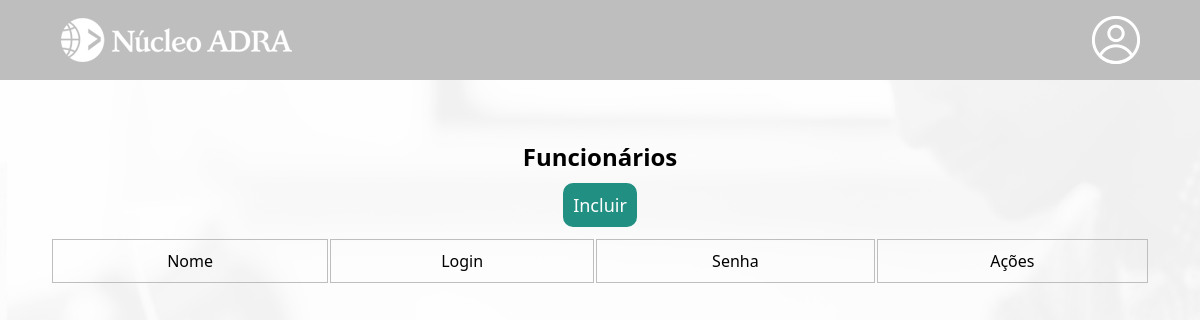
Before: /institucional/funcionario/index.php with the older database file.
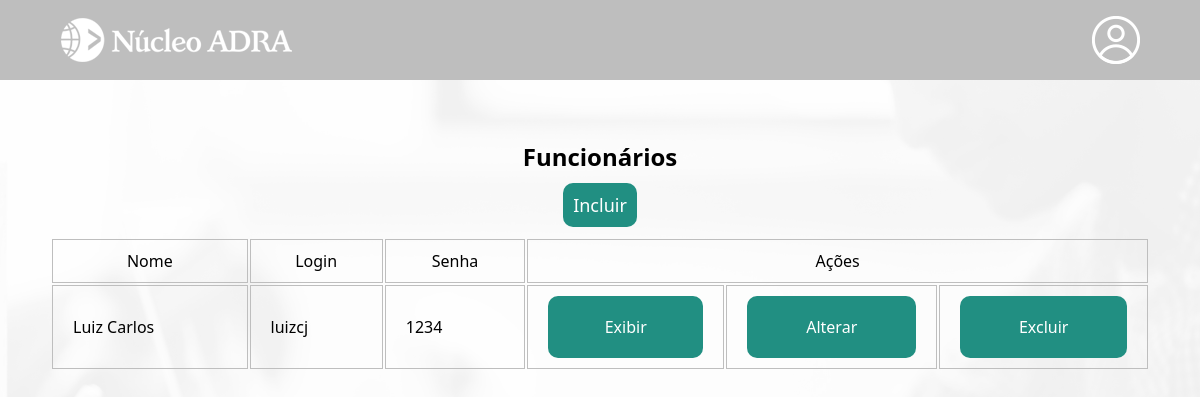
After: the same page with the newer database file.
### tables this page shows
CREATE TABLE IF NOT EXISTS `administracao` (
  `id` smallint UNSIGNED NOT NULL AUTO_INCREMENT,
  `nome` varchar(30) NOT NULL,
  `login` varchar(20) NOT NULL,
  `senha` varchar(255) NOT NULL,
  PRIMARY KEY (`id`)
);

### institucional/funcionario/index.php (the view, shortened to what this page needs)
<?php
    require_once "../../util/config.php";
    $idAluno = $_GET['i'];
    $sql = "SELECT * FROM administracao";
    $result = mysqli_query($link, $sql);
?>
<!DOCTYPE html>
<html lang="pt-br">
<head>
    <link rel="stylesheet" href="../../css/mural.css">
</head>
<body>
<header>
        <main>
            <div class="cabecalho-conteudo">
                <a href="../administrador.php?i=<?php echo $idAluno; ?>">
                <div id="logo" class="opcoes-nav">
                    <img src="../../imagens/nucleo-adra-branco-232x48.png" alt="logo-adra">
                </div>
                </a>
                <div id="perfil" class="opcoes-nav">
                </div>
            </div>
        </main>
    </header>
<div class="container-admin">
    <h2>Funcionários</h2>
    <p><a href="create.php?i=<?php echo $idAluno; ?>">Incluir</a></p>
    <table border="0" class="tabela-admin">
        <tr class="tabela-titulo">
            <td><center>Nome</center></td>
            <td><center>Login</center></td>
            <td><center>Senha</center></td>
            <td colspan="4"><center>Ações</center></td>
        </tr>
        <?php while($row = mysqli_fetch_array($result)){?>
        <tr class="tabela-linha">
            <td><?php echo($row['nome'])?></td>
            <td><?php echo($row['login'])?></td>
            <td><?php echo($row['senha'])?></td>
            <td><?php echo('<a href="read.php?id='.$row['id'].'&i='.$idAluno.'">Exibir</a>')?></td>
            <td><?php echo('<a href="update.php?id='.$row['id'].'&i='.$idAluno.'">Alterar</a>')?></td>
            <td><?php echo('<a href="delete.php?id='.$row['id'].'&i='.$idAluno.'">Excluir</a>')?></td>
        </tr>
        <?php } ?>
    </table>
    </div>
</body>
</html>

Changed rows visible on the page:
added administracao: nome "Luiz Carlos", login "luizcj", senha "1234"
